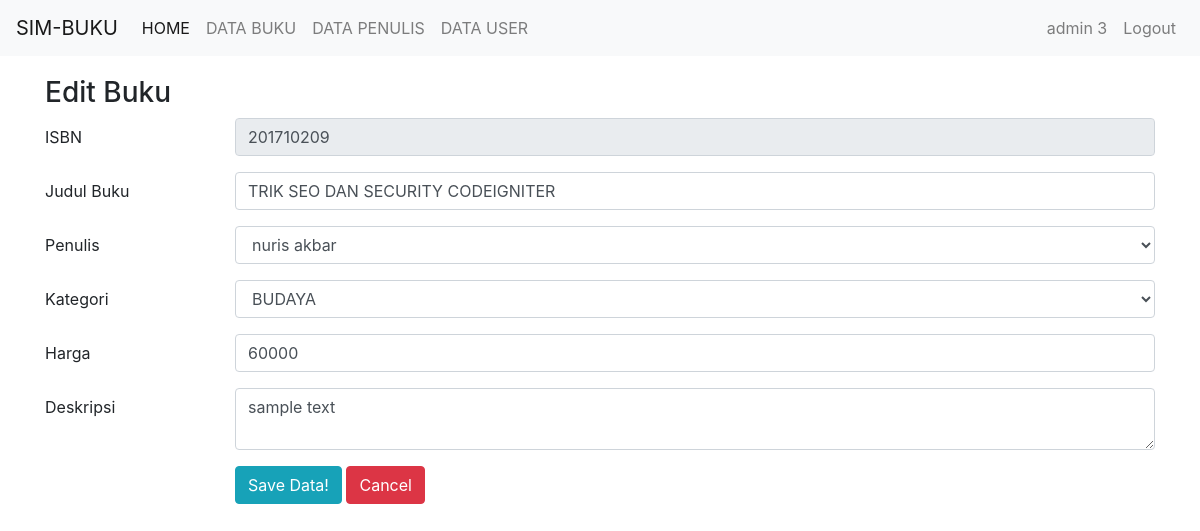
/edit_buku.php?isbn=201710209 (signed in), run on the app's committed database.
### tables this page shows
CREATE TABLE `buku` (
  `isbn` varchar(10) NOT NULL,
  `judul_buku` varchar(100) NOT NULL,
  `id_penulis` int(11) NOT NULL,
  `id_kategori` int(11) NOT NULL,
  `deskripsi` text NOT NULL,
  `harga` int(11) NOT NULL,
  `cover` text NOT NULL
);

CREATE TABLE `penulis` (
  `id_penulis` int(11) NOT NULL,
  `nama_penulis` varchar(40) NOT NULL,
  `email` varchar(30) NOT NULL,
  `no_hp` varchar(13) NOT NULL
);

CREATE TABLE `kategori` (
  `id_kategori` int(11) NOT NULL,
  `nama_kategori` varchar(30) NOT NULL
);

### edit_buku.php (the view)
<?php
include 'header.php';
$isbn =  $_GET['isbn'];
$buku = mysqli_query($konek, "SELECT * FROM buku WHERE isbn='$isbn'");
$row = mysqli_fetch_array($buku);
?>
    <div class="container">
    <h3>Edit Buku</h3>
    <form action="update_buku.php" method="POST">
      <div class="form-group row">
        <label class="col-sm-2 col-form-label">ISBN</label>
        <div class="col-sm-10">
          <input readonly="" type="text" name="isbn" value="<?php echo $row['isbn'] ?>" placeholder="masukan isbn" class="form-control">
        </div>
      </div>
      <div class="form-group row">
        <label class="col-sm-2 col-form-label">Judul Buku</label>
        <div class="col-sm-10">
          <input type="text" name="judul_buku" value="<?php echo $row['judul_buku'] ?>" placeholder="masukan judul buku" class="form-control">
        </div>
      </div>
      <div class="form-group row">
        <label class="col-sm-2 col-form-label">Penulis</label>
        <div class="col-sm-10">
          <select name="penulis" class="form-control">
            <?php
            $penulis = mysqli_query($konek, "SELECT * FROM penulis");
            while ($p = mysqli_fetch_array($penulis)) {
              echo "<option value='".$p['id_penulis']."' ";
              if($row['id_penulis'] == $p['id_penulis']){
                echo "selected";
              }
              echo ">".$p['nama_penulis']."</option>";
            }
            ?>
          </select>
        </div>
      </div>
      <div class="form-group row">
        <label class="col-sm-2 col-form-label">Kategori</label>
        <div class="col-sm-10">
          <select name="kategori" class="form-control">
            <?php
            $kategori = mysqli_query($konek, "SELECT * FROM kategori");
            while ($k = mysqli_fetch_array($kategori)) {
              echo "<option value='$k[id_kategori]' ";
              if($row['id_kategori'] == $k['id_kategori']){
                echo "selected";
              }
              echo ">".strtoupper($k['nama_kategori'])."</option>";
            }
            ?>
          </select>
        </div>
      </div>
      <div class="form-group row">
        <label class="col-sm-2 col-form-label">Harga</label>
        <div class="col-sm-10">
          <input type="text" name="harga" value="<?php echo $row['harga'] ?>" placeholder="masukan harga" class="form-control">
        </div>
      </div>
      <div class="form-group row">
        <label class="col-sm-2 col-form-label">Deskripsi</label>
        <div class="col-sm-10">
          <textarea name="deskripsi" class="form-control"><?php echo $row['deskripsi'] ?></textarea>
        </div>
      </div>
      <div class="form-group row">
        <label class="col-sm-2 col-form-label"></label>
        <div class="col-sm-10">
          <button type="submit" class="btn btn-info">Save Data!</button>
          <a href="index.php" class="btn btn-danger">Cancel</a>
        </div>
      </div>
    </form>
    </div>
<?php
include 'footer.php';
?>

### header.php (style rules this page uses)
.container { margin-top: 20px; }

### data on the page
buku: isbn "201710209", judul_buku "TRIK SEO DAN SECURITY CODEIGNITER", penulis "nuris akbar", kategori "BUDAYA", harga "60000", deskripsi "sample text"

### other printed values
$_SESSION['nama_user'] "admin 3"
